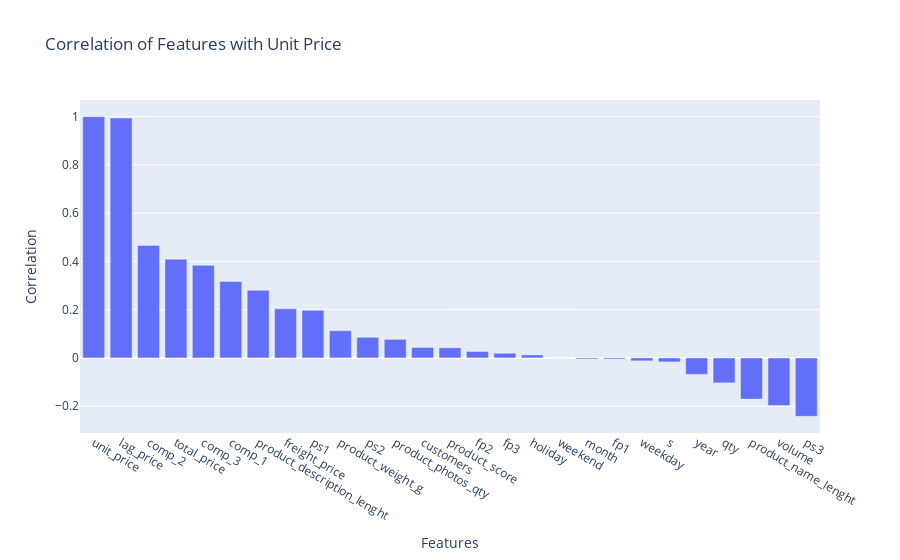

Notebook code cell kept with this figure:
### Code cell
#correlation matrix
corrs = df_corr.corr()['unit_price'].sort_values(ascending=False)
fig = px.bar(x=corrs.keys(), y=corrs.values,
             title='Correlation of Features with Unit Price',
             labels={
                 'x': 'Features',
                 'y': 'Correlation'
             })
fig.show()

### Figure 1 — Plotly figure (JSON) as saved in the notebook; plotly's stock layout.template omitted (floating-point values rounded to 4 significant figures)
{"data": [{"alignmentgroup": "True", "hovertemplate": "Features=%{x}<br>Correlation=%{y}<extra></extra>", "legendgroup": "", "marker": {"color": "#636efa", "pattern": {"shape": ""}}, "name": "", "offsetgroup": "", "orientation": "v", "showlegend": false, "textposition": "auto", "type": "bar", "x": ["unit_price", "lag_price", "comp_2", "total_price", "comp_3", "comp_1", "product_description_lenght", "freight_price", "ps1", "product_weight_g", "ps2", "product_photos_qty", "customers", "product_score", "fp2", "fp3", "holiday", "weekend", "month", "fp1", "weekday", "s", "year", "qty", "product_name_lenght", "volume", "ps3"], "xaxis": "x", "y": [1, 0.9945, 0.4665, 0.409, 0.3838, 0.3171, 0.2802, 0.2037, 0.1974, 0.113, 0.08544, 0.07699, 0.04339, 0.04216, 0.0266, 0.01946, 0.01257, -4.185e-05, -0.004249, -0.004518, -0.01195, -0.01655, -0.06807, -0.1034, -0.1706, -0.1972, -0.2421], "yaxis": "y"}], "layout": {"barmode": "relative", "legend": {"tracegroupgap": 0}, "title": {"text": "Correlation of Features with Unit Price"}, "xaxis": {"anchor": "y", "domain": [0, 1], "title": {"text": "Features"}}, "yaxis": {"anchor": "x", "domain": [0, 1], "title": {"text": "Correlation"}}}}
